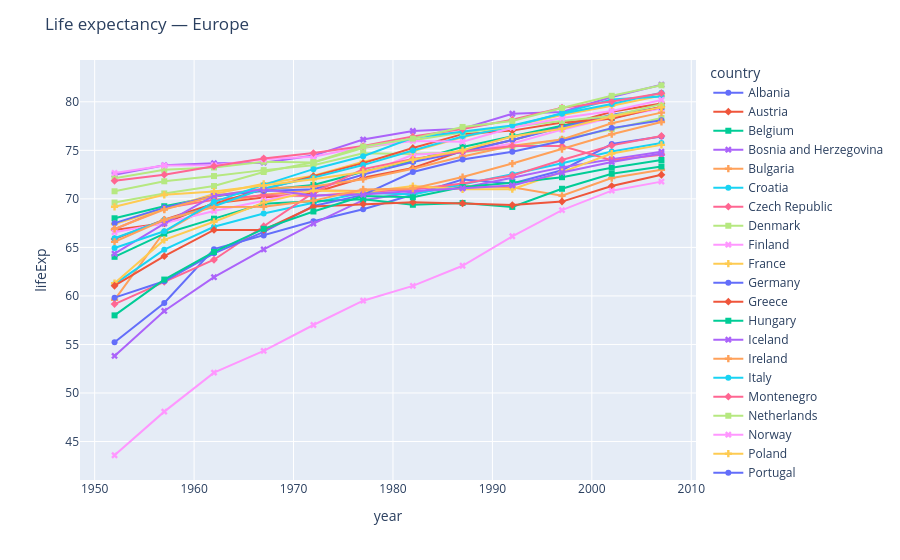

Notebook code for this chart:
### Code cell
go.Figure(PlotByContinent(continent="Europe").run())

### Figure 1 — Plotly figure (JSON) as saved in the notebook; plotly's stock layout.template omitted (floating-point values rounded to 4 significant figures)
{"data": [{"hovertemplate": "country=Albania<br>year=%{x}<br>lifeExp=%{y}<extra></extra>", "legendgroup": "Albania", "line": {"color": "#636efa", "dash": "solid"}, "marker": {"symbol": "circle"}, "mode": "lines+markers", "name": "Albania", "orientation": "v", "showlegend": true, "type": "scatter", "x": [1952, 1957, 1962, 1967, 1972, 1977, 1982, 1987, 1992, 1997, 2002, 2007], "xaxis": "x", "y": [55.23, 59.28, 64.82, 66.22, 67.69, 68.93, 70.42, 72.0, 71.58, 72.95, 75.65, 76.42], "yaxis": "y"}, {"hovertemplate": "country=Austria<br>year=%{x}<br>lifeExp=%{y}<extra></extra>", "legendgroup": "Austria", "line": {"color": "#EF553B", "dash": "solid"}, "marker": {"symbol": "diamond"}, "mode": "lines+markers", "name": "Austria", "orientation": "v", "showlegend": true, "type": "scatter", "x": [1952, 1957, 1962, 1967, 1972, 1977, 1982, 1987, 1992, 1997, 2002, 2007], "xaxis": "x", "y": [66.8, 67.48, 69.54, 70.14, 70.63, 72.17, 73.18, 74.94, 76.04, 77.51, 78.98, 79.83], "yaxis": "y"}, {"hovertemplate": "country=Belgium<br>year=%{x}<br>lifeExp=%{y}<extra></extra>", "legendgroup": "Belgium", "line": {"color": "#00cc96", "dash": "solid"}, "marker": {"symbol": "square"}, "mode": "lines+markers", "name": "Belgium", "orientation": "v", "showlegend": true, "type": "scatter", "x": [1952, 1957, 1962, 1967, 1972, 1977, 1982, 1987, 1992, 1997, 2002, 2007], "xaxis": "x", "y": [68.0, 69.24, 70.25, 70.94, 71.44, 72.8, 73.93, 75.35, 76.46, 77.53, 78.32, 79.44], "yaxis": "y"}, {"hovertemplate": "country=Bosnia and Herzegovina<br>year=%{x}<br>lifeExp=%{y}<extra></extra>", "legendgroup": "Bosnia and Herzegovina", "line": {"color": "#ab63fa", "dash": "solid"}, "marker": {"symbol": "x"}, "mode": "lines+markers", "name": "Bosnia and Herzegovina", "orientation": "v", "showlegend": true, "type": "scatter", "x": [1952, 1957, 1962, 1967, 1972, 1977, 1982, 1987, 1992, 1997, 2002, 2007], "xaxis": "x", "y": [53.82, 58.45, 61.93, 64.79, 67.45, 69.86, 70.69, 71.14, 72.18, 73.24, 74.09, 74.85], "yaxis": "y"}, {"hovertemplate": "country=Bulgaria<br>year=%{x}<br>lifeExp=%{y}<extra></extra>", "legendgroup": "Bulgaria", "line": {"color": "#FFA15A", "dash": "solid"}, "marker": {"symbol": "cross"}, "mode": "lines+markers", "name": "Bulgaria", "orientation": "v", "showlegend": true, "type": "scatter", "x": [1952, 1957, 1962, 1967, 1972, 1977, 1982, 1987, 1992, 1997, 2002, 2007], "xaxis": "x", "y": [59.6, 66.61, 69.51, 70.42, 70.9, 70.81, 71.08, 71.34, 71.19, 70.32, 72.14, 73.0], "yaxis": "y"}, {"hovertemplate": "country=Croatia<br>year=%{x}<br>lifeExp=%{y}<extra></extra>", "legendgroup": "Croatia", "line": {"color": "#19d3f3", "dash": "solid"}, "marker": {"symbol": "circle"}, "mode": "lines+markers", "name": "Croatia", "orientation": "v", "showlegend": true, "type": "scatter", "x": [1952, 1957, 1962, 1967, 1972, 1977, 1982, 1987, 1992, 1997, 2002, 2007], "xaxis": "x", "y": [61.21, 64.77, 67.13, 68.5, 69.61, 70.64, 70.46, 71.52, 72.53, 73.68, 74.88, 75.75], "yaxis": "y"}, {"hovertemplate": "country=Czech Republic<br>year=%{x}<br>lifeExp=%{y}<extra></extra>", "legendgroup": "Czech Republic", "line": {"color": "#FF6692", "dash": "solid"}, "marker": {"symbol": "diamond"}, "mode": "lines+markers", "name": "Czech Republic", "orientation": "v", "showlegend": true, "type": "scatter", "x": [1952, 1957, 1962, 1967, 1972, 1977, 1982, 1987, 1992, 1997, 2002, 2007], "xaxis": "x", "y": [66.87, 69.03, 69.9, 70.38, 70.29, 70.71, 70.96, 71.58, 72.4, 74.01, 75.51, 76.49], "yaxis": "y"}, {"hovertemplate": "country=Denmark<br>year=%{x}<br>lifeExp=%{y}<extra></extra>", "legendgroup": "Denmark", "line": {"color": "#B6E880", "dash": "solid"}, "marker": {"symbol": "square"}, "mode": "lines+markers", "name": "Denmark", "orientation": "v", "showlegend": true, "type": "scatter", "x": [1952, 1957, 1962, 1967, 1972, 1977, 1982, 1987, 1992, 1997, 2002, 2007], "xaxis": "x", "y": [70.78, 71.81, 72.35, 72.96, 73.47, 74.69, 74.63, 74.8, 75.33, 76.11, 77.18, 78.33], "yaxis": "y"}, {"hovertemplate": "country=Finland<br>year=%{x}<br>lifeExp=%{y}<extra></extra>", "legendgroup": "Finland", "line": {"color": "#FF97FF", "dash": "solid"}, "marker": {"symbol": "x"}, "mode": "lines+markers", "name": "Finland", "orientation": "v", "showlegend": true, "type": "scatter", "x": [1952, 1957, 1962, 1967, 1972, 1977, 1982, 1987, 1992, 1997, 2002, 2007], "xaxis": "x", "y": [66.55, 67.49, 68.75, 69.83, 70.87, 72.52, 74.55, 74.83, 75.7, 77.13, 78.37, 79.31], "yaxis": "y"}, {"hovertemplate": "country=France<br>year=%{x}<br>lifeExp=%{y}<extra></extra>", "legendgroup": "France", "line": {"color": "#FECB52", "dash": "solid"}, "marker": {"symbol": "cross"}, "mode": "lines+markers", "name": "France", "orientation": "v", "showlegend": true, "type": "scatter", "x": [1952, 1957, 1962, 1967, 1972, 1977, 1982, 1987, 1992, 1997, 2002, 2007], "xaxis": "x", "y": [67.41, 68.93, 70.51, 71.55, 72.38, 73.83, 74.89, 76.34, 77.46, 78.64, 79.59, 80.66], "yaxis": "y"}, {"hovertemplate": "country=Germany<br>year=%{x}<br>lifeExp=%{y}<extra></extra>", "legendgroup": "Germany", "line": {"color": "#636efa", "dash": "solid"}, "marker": {"symbol": "circle"}, "mode": "lines+markers", "name": "Germany", "orientation": "v", "showlegend": true, "type": "scatter", "x": [1952, 1957, 1962, 1967, 1972, 1977, 1982, 1987, 1992, 1997, 2002, 2007], "xaxis": "x", "y": [67.5, 69.1, 70.3, 70.8, 71.0, 72.5, 73.8, 74.85, 76.07, 77.34, 78.67, 79.41], "yaxis": "y"}, {"hovertemplate": "country=Greece<br>year=%{x}<br>lifeExp=%{y}<extra></extra>", "legendgroup": "Greece", "line": {"color": "#EF553B", "dash": "solid"}, "marker": {"symbol": "diamond"}, "mode": "lines+markers", "name": "Greece", "orientation": "v", "showlegend": true, "type": "scatter", "x": [1952, 1957, 1962, 1967, 1972, 1977, 1982, 1987, 1992, 1997, 2002, 2007], "xaxis": "x", "y": [65.86, 67.86, 69.51, 71.0, 72.34, 73.68, 75.24, 76.67, 77.03, 77.87, 78.26, 79.48], "yaxis": "y"}, {"hovertemplate": "country=Hungary<br>year=%{x}<br>lifeExp=%{y}<extra></extra>", "legendgroup": "Hungary", "line": {"color": "#00cc96", "dash": "solid"}, "marker": {"symbol": "square"}, "mode": "lines+markers", "name": "Hungary", "orientation": "v", "showlegend": true, "type": "scatter", "x": [1952, 1957, 1962, 1967, 1972, 1977, 1982, 1987, 1992, 1997, 2002, 2007], "xaxis": "x", "y": [64.03, 66.41, 67.96, 69.5, 69.76, 69.95, 69.39, 69.58, 69.17, 71.04, 72.59, 73.34], "yaxis": "y"}, {"hovertemplate": "country=Iceland<br>year=%{x}<br>lifeExp=%{y}<extra></extra>", "legendgroup": "Iceland", "line": {"color": "#ab63fa", "dash": "solid"}, "marker": {"symbol": "x"}, "mode": "lines+markers", "name": "Iceland", "orientation": "v", "showlegend": true, "type": "scatter", "x": [1952, 1957, 1962, 1967, 1972, 1977, 1982, 1987, 1992, 1997, 2002, 2007], "xaxis": "x", "y": [72.49, 73.47, 73.68, 73.73, 74.46, 76.11, 76.99, 77.23, 78.77, 78.95, 80.5, 81.76], "yaxis": "y"}, {"hovertemplate": "country=Ireland<br>year=%{x}<br>lifeExp=%{y}<extra></extra>", "legendgroup": "Ireland", "line": {"color": "#FFA15A", "dash": "solid"}, "marker": {"symbol": "cross"}, "mode": "lines+markers", "name": "Ireland", "orientation": "v", "showlegend": true, "type": "scatter", "x": [1952, 1957, 1962, 1967, 1972, 1977, 1982, 1987, 1992, 1997, 2002, 2007], "xaxis": "x", "y": [66.91, 68.9, 70.29, 71.08, 71.28, 72.03, 73.1, 74.36, 75.47, 76.12, 77.78, 78.89], "yaxis": "y"}, {"hovertemplate": "country=Italy<br>year=%{x}<br>lifeExp=%{y}<extra></extra>", "legendgroup": "Italy", "line": {"color": "#19d3f3", "dash": "solid"}, "marker": {"symbol": "circle"}, "mode": "lines+markers", "name": "Italy", "orientation": "v", "showlegend": true, "type": "scatter", "x": [1952, 1957, 1962, 1967, 1972, 1977, 1982, 1987, 1992, 1997, 2002, 2007], "xaxis": "x", "y": [65.94, 67.81, 69.24, 71.06, 72.19, 73.48, 74.98, 76.42, 77.44, 78.82, 80.24, 80.55], "yaxis": "y"}, {"hovertemplate": "country=Montenegro<br>year=%{x}<br>lifeExp=%{y}<extra></extra>", "legendgroup": "Montenegro", "line": {"color": "#FF6692", "dash": "solid"}, "marker": {"symbol": "diamond"}, "mode": "lines+markers", "name": "Montenegro", "orientation": "v", "showlegend": true, "type": "scatter", "x": [1952, 1957, 1962, 1967, 1972, 1977, 1982, 1987, 1992, 1997, 2002, 2007], "xaxis": "x", "y": [59.16, 61.45, 63.73, 67.18, 70.64, 73.07, 74.1, 74.86, 75.44, 75.44, 73.98, 74.54], "yaxis": "y"}, {"hovertemplate": "country=Netherlands<br>year=%{x}<br>lifeExp=%{y}<extra></extra>", "legendgroup": "Netherlands", "line": {"color": "#B6E880", "dash": "solid"}, "marker": {"symbol": "square"}, "mode": "lines+markers", "name": "Netherlands", "orientation": "v", "showlegend": true, "type": "scatter", "x": [1952, 1957, 1962, 1967, 1972, 1977, 1982, 1987, 1992, 1997, 2002, 2007], "xaxis": "x", "y": [72.13, 72.99, 73.23, 73.82, 73.75, 75.24, 76.05, 76.83, 77.42, 78.03, 78.53, 79.76], "yaxis": "y"}, {"hovertemplate": "country=Norway<br>year=%{x}<br>lifeExp=%{y}<extra></extra>", "legendgroup": "Norway", "line": {"color": "#FF97FF", "dash": "solid"}, "marker": {"symbol": "x"}, "mode": "lines+markers", "name": "Norway", "orientation": "v", "showlegend": true, "type": "scatter", "x": [1952, 1957, 1962, 1967, 1972, 1977, 1982, 1987, 1992, 1997, 2002, 2007], "xaxis": "x", "y": [72.67, 73.44, 73.47, 74.08, 74.34, 75.37, 75.97, 75.89, 77.32, 78.32, 79.05, 80.2], "yaxis": "y"}, {"hovertemplate": "country=Poland<br>year=%{x}<br>lifeExp=%{y}<extra></extra>", "legendgroup": "Poland", "line": {"color": "#FECB52", "dash": "solid"}, "marker": {"symbol": "cross"}, "mode": "lines+markers", "name": "Poland", "orientation": "v", "showlegend": true, "type": "scatter", "x": [1952, 1957, 1962, 1967, 1972, 1977, 1982, 1987, 1992, 1997, 2002, 2007], "xaxis": "x", "y": [61.31, 65.77, 67.64, 69.61, 70.85, 70.67, 71.32, 70.98, 70.99, 72.75, 74.67, 75.56], "yaxis": "y"}, {"hovertemplate": "country=Portugal<br>year=%{x}<br>lifeExp=%{y}<extra></extra>", "legendgroup": "Portugal", "line": {"color": "#636efa", "dash": "solid"}, "marker": {"symbol": "circle"}, "mode": "lines+markers", "name": "Portugal", "orientation": "v", "showlegend": true, "type": "scatter", "x": [1952, 1957, 1962, 1967, 1972, 1977, 1982, 1987, 1992, 1997, 2002, 2007], "xaxis": "x", "y": [59.82, 61.51, 64.39, 66.6, 69.26, 70.41, 72.77, 74.06, 74.86, 75.97, 77.29, 78.1], "yaxis": "y"}, {"hovertemplate": "country=Romania<br>year=%{x}<br>lifeExp=%{y}<extra></extra>", "legendgroup": "Romania", "line": {"color": "#EF553B", "dash": "solid"}, "marker": {"symbol": "diamond"}, "mode": "lines+markers", "name": "Romania", "orientation": "v", "showlegend": true, "type": "scatter", "x": [1952, 1957, 1962, 1967, 1972, 1977, 1982, 1987, 1992, 1997, 2002, 2007], "xaxis": "x", "y": [61.05, 64.1, 66.8, 66.8, 69.21, 69.46, 69.66, 69.53, 69.36, 69.72, 71.32, 72.48], "yaxis": "y"}, {"hovertemplate": "country=Serbia<br>year=%{x}<br>lifeExp=%{y}<extra></extra>", "legendgroup": "Serbia", "line": {"color": "#00cc96", "dash": "solid"}, "marker": {"symbol": "square"}, "mode": "lines+markers", "name": "Serbia", "orientation": "v", "showlegend": true, "type": "scatter", "x": [1952, 1957, 1962, 1967, 1972, 1977, 1982, 1987, 1992, 1997, 2002, 2007], "xaxis": "x", "y": [58.0, 61.69, 64.53, 66.91, 68.7, 70.3, 70.16, 71.22, 71.66, 72.23, 73.21, 74.0], "yaxis": "y"}, {"hovertemplate": "country=Slovak Republic<br>year=%{x}<br>lifeExp=%{y}<extra></extra>", "legendgroup": "Slovak Republic", "line": {"color": "#ab63fa", "dash": "solid"}, "marker": {"symbol": "x"}, "mode": "lines+markers", "name": "Slovak Republic", "orientation": "v", "showlegend": true, "type": "scatter", "x": [1952, 1957, 1962, 1967, 1972, 1977, 1982, 1987, 1992, 1997, 2002, 2007], "xaxis": "x", "y": [64.36, 67.45, 70.33, 70.98, 70.35, 70.45, 70.8, 71.08, 71.38, 72.71, 73.8, 74.66], "yaxis": "y"}, {"hovertemplate": "country=Slovenia<br>year=%{x}<br>lifeExp=%{y}<extra></extra>", "legendgroup": "Slovenia", "line": {"color": "#FFA15A", "dash": "solid"}, "marker": {"symbol": "cross"}, "mode": "lines+markers", "name": "Slovenia", "orientation": "v", "showlegend": true, "type": "scatter", "x": [1952, 1957, 1962, 1967, 1972, 1977, 1982, 1987, 1992, 1997, 2002, 2007], "xaxis": "x", "y": [65.57, 67.85, 69.15, 69.18, 69.82, 70.97, 71.06, 72.25, 73.64, 75.13, 76.66, 77.93], "yaxis": "y"}, {"hovertemplate": "country=Spain<br>year=%{x}<br>lifeExp=%{y}<extra></extra>", "legendgroup": "Spain", "line": {"color": "#19d3f3", "dash": "solid"}, "marker": {"symbol": "circle"}, "mode": "lines+markers", "name": "Spain", "orientation": "v", "showlegend": true, "type": "scatter", "x": [1952, 1957, 1962, 1967, 1972, 1977, 1982, 1987, 1992, 1997, 2002, 2007], "xaxis": "x", "y": [64.94, 66.66, 69.69, 71.44, 73.06, 74.39, 76.3, 76.9, 77.57, 78.77, 79.78, 80.94], "yaxis": "y"}, {"hovertemplate": "country=Sweden<br>year=%{x}<br>lifeExp=%{y}<extra></extra>", "legendgroup": "Sweden", "line": {"color": "#FF6692", "dash": "solid"}, "marker": {"symbol": "diamond"}, "mode": "lines+markers", "name": "Sweden", "orientation": "v", "showlegend": true, "type": "scatter", "x": [1952, 1957, 1962, 1967, 1972, 1977, 1982, 1987, 1992, 1997, 2002, 2007], "xaxis": "x", "y": [71.86, 72.49, 73.37, 74.16, 74.72, 75.44, 76.42, 77.19, 78.16, 79.39, 80.04, 80.88], "yaxis": "y"}, {"hovertemplate": "country=Switzerland<br>year=%{x}<br>lifeExp=%{y}<extra></extra>", "legendgroup": "Switzerland", "line": {"color": "#B6E880", "dash": "solid"}, "marker": {"symbol": "square"}, "mode": "lines+markers", "name": "Switzerland", "orientation": "v", "showlegend": true, "type": "scatter", "x": [1952, 1957, 1962, 1967, 1972, 1977, 1982, 1987, 1992, 1997, 2002, 2007], "xaxis": "x", "y": [69.62, 70.56, 71.32, 72.77, 73.78, 75.39, 76.21, 77.41, 78.03, 79.37, 80.62, 81.7], "yaxis": "y"}, {"hovertemplate": "country=Turkey<br>year=%{x}<br>lifeExp=%{y}<extra></extra>", "legendgroup": "Turkey", "line": {"color": "#FF97FF", "dash": "solid"}, "marker": {"symbol": "x"}, "mode": "lines+markers", "name": "Turkey", "orientation": "v", "showlegend": true, "type": "scatter", "x": [1952, 1957, 1962, 1967, 1972, 1977, 1982, 1987, 1992, 1997, 2002, 2007], "xaxis": "x", "y": [43.59, 48.08, 52.1, 54.34, 57.01, 59.51, 61.04, 63.11, 66.15, 68.83, 70.84, 71.78], "yaxis": "y"}, {"hovertemplate": "country=United Kingdom<br>year=%{x}<br>lifeExp=%{y}<extra></extra>", "legendgroup": "United Kingdom", "line": {"color": "#FECB52", "dash": "solid"}, "marker": {"symbol": "cross"}, "mode": "lines+markers", "name": "United Kingdom", "orientation": "v", "showlegend": true, "type": "scatter", "x": [1952, 1957, 1962, 1967, 1972, 1977, 1982, 1987, 1992, 1997, 2002, 2007], "xaxis": "x", "y": [69.18, 70.42, 70.76, 71.36, 72.01, 72.76, 74.04, 75.01, 76.42, 77.22, 78.47, 79.42], "yaxis": "y"}], "layout": {"legend": {"title": {"text": "country"}, "tracegroupgap": 0}, "margin": {"t": 60}, "title": {"text": "Life expectancy — Europe"}, "xaxis": {"anchor": "y", "domain": [0.0, 1.0], "title": {"text": "year"}}, "yaxis": {"anchor": "x", "domain": [0.0, 1.0], "title": {"text": "lifeExp"}}}}
